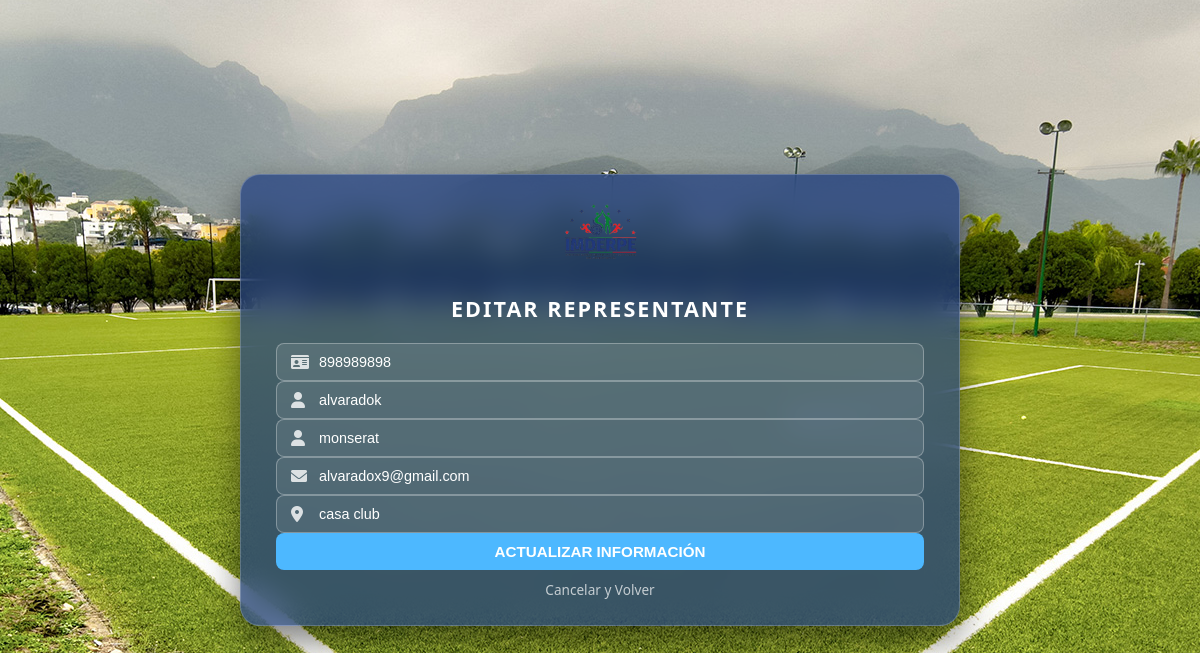
The app's page /vista/editar_representante.php?id=2 (signed in) with its own data.
### tables this page shows
CREATE TABLE `representantes` (
  `id` int(150) NOT NULL,
  `cedula` varchar(20) NOT NULL,
  `nombre` varchar(100) NOT NULL,
  `apellido` varchar(100) NOT NULL,
  `telefono` varchar(30) NOT NULL,
  `correo` varchar(100) NOT NULL,
  `direccion` text NOT NULL
);

### vista/editar_representante.php (the view, shortened to what this page needs)
<?php
require_once '../controlador/conexion.php';
if (isset($_GET['id'])) {
    $id = intval($_GET['id']);
    $sql = "SELECT id, cedula, nombre, apellido, correo, direccion FROM representantes WHERE id = $id";
    $resultado = $conexion->query($sql);
    $representante = $resultado->fetch_assoc();
} else {
    header("Location: ver_representantes.php");
    exit();
}
?>
<!DOCTYPE html>
<html lang="es">
<head>
    <link rel="stylesheet" href="../estilo/style7.css">
    <link rel="stylesheet" href="https://cdnjs.cloudflare.com/ajax/libs/font-awesome/6.0.0/css/all.min.css">
</head>
<body>
    <div class="login-container">
        <form action="../controlador/controlador_editar_representante.php" method="POST" class="glass-form">
            <div class="logo-container">
                <img src="../estilo/logo.png" alt="Logo IMDERPE" class="logo-form">
            </div>
            <h2 class="form-title">Editar Representante</h2>
            <div class="input-group">
                <i class="fas fa-id-card"></i>
                <input type="text" name="cedula" value="<?php echo htmlspecialchars($representante['cedula']); ?>" placeholder="Cédula de Identidad" required>
            </div>
            <div class="input-group">
                <i class="fas fa-user"></i>
                <input type="text" name="nombre" value="<?php echo htmlspecialchars($representante['nombre']); ?>" placeholder="Nombres" required>
            </div>
            <div class="input-group">
                <i class="fas fa-user"></i>
                <input type="text" name="apellido" value="<?php echo htmlspecialchars($representante['apellido']); ?>" placeholder="Apellidos" required>
            </div>
            <div class="input-group">
                <i class="fas fa-envelope"></i>
                <input type="email" name="correo" value="<?php echo htmlspecialchars($representante['correo']); ?>" placeholder="Correo Electrónico" required>
            </div>
            <div class="input-group">
                <i class="fas fa-map-marker-alt"></i>
                <input type="text" name="direccion" value="<?php echo htmlspecialchars($representante['direccion']); ?>" placeholder="Dirección de Habitación" required>
            </div>
            <button type="submit" class="btn-update">Actualizar Información</button>
            <a href="ver_representantes.php" class="btn-cancel">Cancelar y Volver</a>
        </form>
    </div>
</body>
</html>

### estilo/style7.css (style rules this page uses)
body { margin: 0; padding: 0; font-family: 'Segoe UI', sans-serif; background-image: url('../estilo/background_cancha.jpg'); background-size: cover; background-position: center; background-attachment: fixed; height: 100vh; display: flex; justify-content: center; align-items: center; overflow: hidden; }
.login-container { width: 100%; max-width: 720px; padding: 15px; }
.glass-form { background: rgba(29, 61, 129, 0.7); backdrop-filter: blur(15px); -webkit-backdrop-filter: blur(15px); border: 1px solid rgba(255, 255, 255, 0.2); border-radius: 20px; padding: 25px 35px; box-shadow: 0 15px 35px rgba(0,0,0,0.5); text-align: center; }
.logo-form { width: 85px; margin-bottom: 10px; }
.form-title { color: white; margin-bottom: 20px; text-transform: uppercase; letter-spacing: 2px; font-size: 1.35rem; }
.input-group { position: relative; margin-bottom: 0px; }
.input-group i { position: absolute; left: 15px; top: 50%; transform: translateY(-50%); color: rgba(255, 255, 255, 0.8); z-index: 2; }
.input-group input, .input-group select { width: 100%; padding: 10px 12px 10px 42px; background: rgba(255, 255, 255, 0.1) !important; border: 1px solid rgba(255, 255, 255, 0.3); border-radius: 8px; color: white; outline: none; box-sizing: border-box; font-size: 0.9rem; }
.input-group input::placeholder { color: rgba(255, 255, 255, 0.8); }
.btn-update { width: 100%; padding: 10px; background: #4db8ff; border: none; border-radius: 8px; color: white; font-weight: bold; cursor: pointer; transition: 0.3s; text-transform: uppercase; font-size: 0.95rem; }
.btn-cancel { display: inline-block; margin-top: 10px; color: white; text-decoration: none; font-size: 0.85rem; opacity: 0.7; transition: 0.3s; }

### records on screen
representantes: cedula "898989898", nombre "alvaradok", apellido "monserat", correo "alvaradox9@gmail.com", direccion "casa club"
